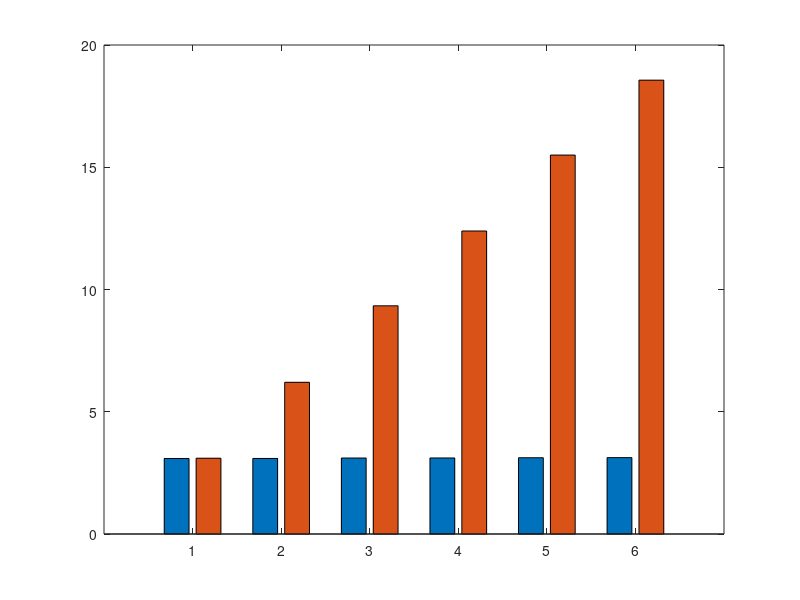

Here is the MATLAB script that generated this plot:
% Tiempo de ejecución (segundos) en función del número de instancias

% Caso A
% m + 1 = 25, n = 40
% (EG, LU)
h = figure();

x = 1:6;
y = [3.088397 3.099746; 3.089928 6.204906; 3.107586 9.333475; 3.109775 12.392685; 3.119630 15.497981; 3.123978 18.562135];
bar(y);
print('5a','-dpng');
